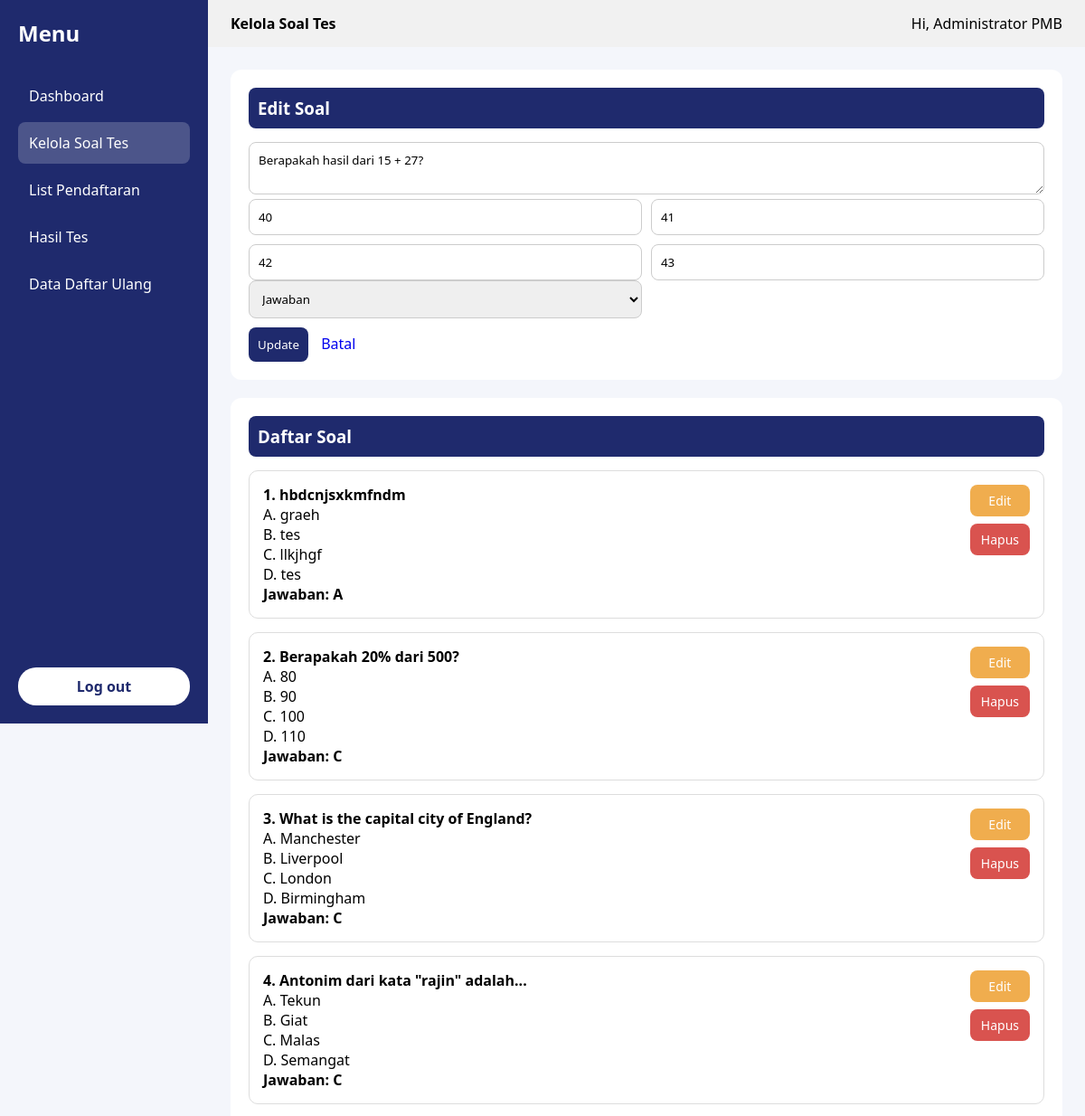
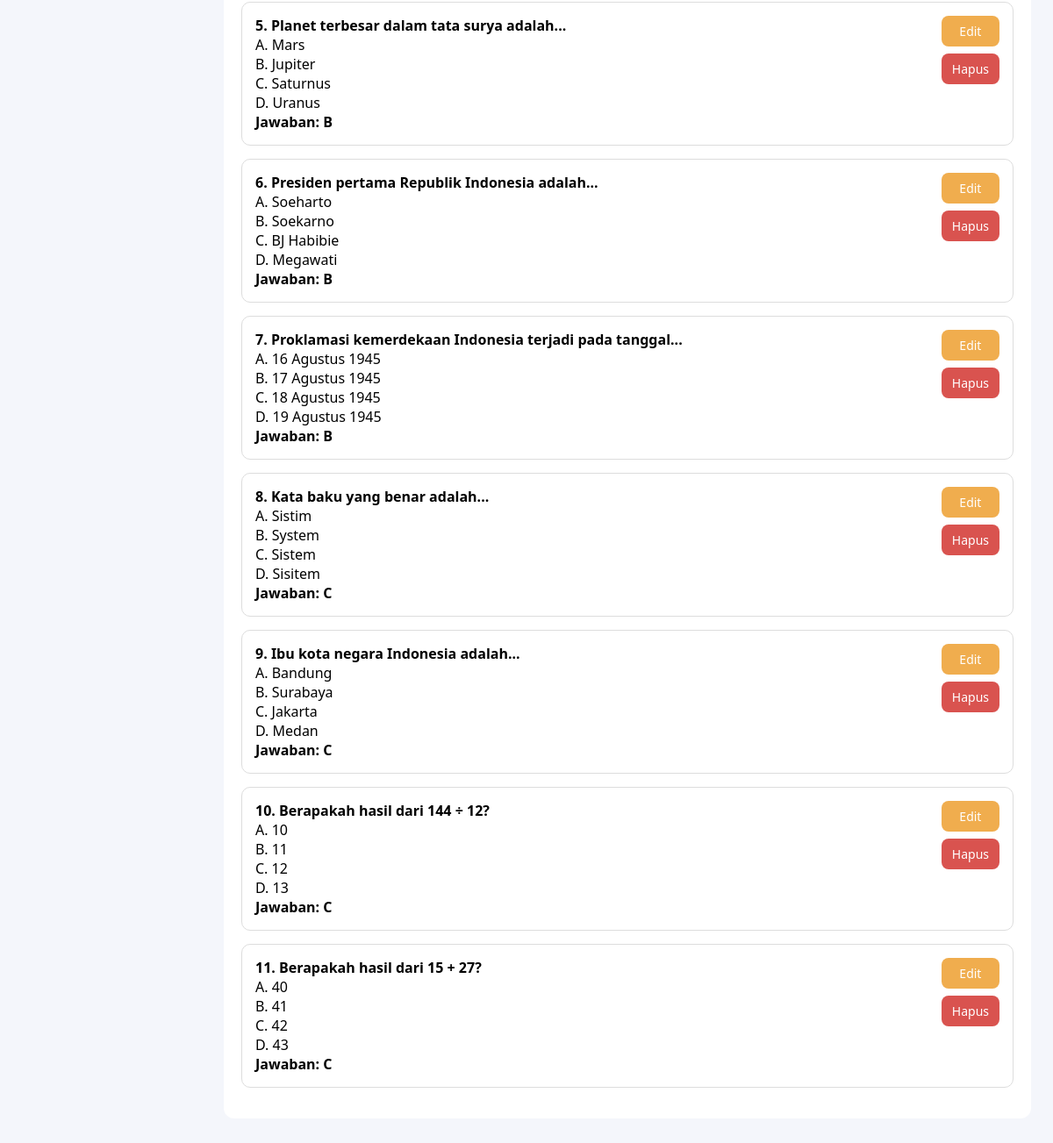
Screenshot of /admin/soal.php?edit=1 (signed in) with the database file from the repository (2 pictures, top to bottom).
### tables this page shows
CREATE TABLE `soal` (
  `id_soal` int(11) NOT NULL,
  `pertanyaan` text NOT NULL,
  `pilihan_a` varchar(255) NOT NULL,
  `pilihan_b` varchar(255) NOT NULL,
  `pilihan_c` varchar(255) NOT NULL,
  `pilihan_d` varchar(255) NOT NULL,
  `jawaban_benar` enum('A','B','C','D') NOT NULL,
  `created_at` timestamp NOT NULL DEFAULT current_timestamp()
);

### config.php (called while the page is built, shortened)
<?php
$conn = mysqli_connect(DB_HOST, DB_USER, DB_PASS, DB_NAME);
mysqli_set_charset($conn, "utf8");
function clean($data) {
    global $conn;
    $data = trim($data);
    $data = stripslashes($data);
    $data = htmlspecialchars($data);
    $data = mysqli_real_escape_string($conn, $data);
    return $data;
}
?>

### admin/soal.php (the view, shortened to what this page needs)
<?php
require_once '../config.php';
$edit = null;
if (isset($_GET['edit'])) {
    $id = clean($_GET['edit']);
    $edit = mysqli_fetch_assoc(mysqli_query($conn, "SELECT * FROM soal WHERE id_soal='$id'"));
}
$soal = mysqli_query($conn, "SELECT * FROM soal ORDER BY id_soal DESC");
$page = basename($_SERVER['PHP_SELF']);
?>
<!DOCTYPE html>
<html lang="id">
<head>
</head>
<body>
    <div class="wrapper">
        <aside class="sidebar">
            <h2>Menu</h2>
            <ul>
                <li><a href="dashboard.php">Dashboard</a></li>
                <li class="<?= $page == 'soal.php' ? 'active' : '' ?>"><a href="soal.php">Kelola Soal Tes</a></li>
                <li><a href="list_pendaftar.php">List Pendaftaran</a></li>
                <li><a href="hasil_test.php">Hasil Tes</a></li>
                <li><a href="daftar_ulang.php">Data Daftar Ulang</a></li>
            </ul>
            <a href="logout.php" class="logout">Log out</a>
        </aside>
        <main class="main">
            <header class="topbar">
                <div><strong> Kelola Soal Tes</strong></div>
                <div>Hi,
                    <?= $_SESSION['admin_name'] ?>
                </div>
            </header>
            <section class="content">
                <div class="card">
                    <h3>
                        <?= $edit ? 'Edit Soal' : 'Tambah Soal' ?>
                    </h3>
                    <form method="POST">
                        <textarea name="pertanyaan" required><?= $edit['pertanyaan'] ?? '' ?></textarea>
                        <div class="form-grid">
                            <input name="pilihan_a" placeholder="Pilihan A" required
                                value="<?= $edit['pilihan_a'] ?? '' ?>">
                            <input name="pilihan_b" placeholder="Pilihan B" required
                                value="<?= $edit['pilihan_b'] ?? '' ?>">
                            <input name="pilihan_c" placeholder="Pilihan C" required
                                value="<?= $edit['pilihan_c'] ?? '' ?>">
                            <input name="pilihan_d" placeholder="Pilihan D" required
                                value="<?= $edit['pilihan_d'] ?? '' ?>">
                        </div>
                        <div class="form-grid">
                            <select name="jawaban_benar" required>
                                <option value="">Jawaban</option>
                            </select>
                        </div>
                        <button>
                            <?= $edit ? 'Update' : 'Simpan' ?>
                        </button>
                        <?php if ($edit): ?>
                            <a href="soal.php" style="padding:10px;text-decoration:none">Batal</a>
                        <?php endif; ?>
                    </form>
                </div>
                <div class="card">
                    <h3>Daftar Soal</h3>
                    <?php $no = 1;
                    while ($r = mysqli_fetch_assoc($soal)): ?>
                        <div class="soal-item">
                            <div class="soal-row">
                                <div class="soal-content">
                                    <b>
                                        <?= $no++ ?>.
                                        <?= $r['pertanyaan'] ?>
                                    </b><br>
                                    <p>A.
                                        <?= $r['pilihan_a'] ?>
                                    </p>
                                    <p>B.
                                        <?= $r['pilihan_b'] ?>
                                    </p>
                                    <p>C.
                                        <?= $r['pilihan_c'] ?>
                                    </p>
                                    <p>D.
                                        <?= $r['pilihan_d'] ?>
                                    </p>
                                    <p><b>Jawaban:
                                            <?= strtoupper($r['jawaban_benar']) ?>
                                        </b></p>
                                </div>
                                <div class="soal-action">
                                    <a href="?edit=<?= $r['id_soal'] ?>" class="btn-warning">Edit</a>
                                    <a href="?delete=<?= $r['id_soal'] ?>" class="btn-danger"
                                        onclick="return confirm('Hapus soal ini?')">Hapus</a>
                                </div>
                            </div>
                        </div>
                    <?php endwhile; ?>
                </div>
            </section>
        </main>
    </div>
</body>
</html>

### admin/soal.php (style rules this page uses)
* { margin: 0; padding: 0; box-sizing: border-box; font-family: 'Segoe UI', sans-serif; }
body { background: #f4f6fb; }
.wrapper { min-height:100vh; }
.sidebar { position:fixed; top:0; left:0; width:230px; height:100vh; background:#1f2a6d; color:#fff; padding:20px; display:flex; flex-direction:column; }
.sidebar h2 { margin-bottom:30px; }
.sidebar ul { list-style:none; }
.sidebar ul li a { display:block; padding:12px; margin-bottom:6px; color:#fff; text-decoration:none; border-radius:8px; }
.sidebar ul li a:hover, .sidebar ul li.active a { background:#ffffff33; }
.logout { margin-top: auto; background: #fff; color: #1f2a6d; padding: 10px; border-radius: 20px; text-align: center; text-decoration: none; font-weight: bold; }
.main { margin-left:230px; min-height:100vh; display:flex; flex-direction:column; }
.topbar { background:#f1f1f1; padding:15px 25px; display:flex; justify-content:space-between; align-items:center; }
.content { flex:1; padding:25px; overflow-y:auto; }
.card { background: #fff; padding: 20px; border-radius: 12px; margin-bottom: 20px; }
.card h3 { background: #1f2a6d; color: #fff; padding: 10px; border-radius: 8px; margin-bottom: 15px; }
.form-grid { display: grid; grid-template-columns: 1fr 1fr; gap: 10px; }
input, textarea, select { width: 100%; padding: 10px; border-radius: 8px; border: 1px solid #ccc; }
textarea { grid-column: span 2; }
button { background: #1f2a6d; color: #fff; padding: 10px; border: none; border-radius: 8px; margin-top: 10px; cursor: pointer; }
.soal-item { border: 1px solid #ddd; padding: 15px; border-radius: 10px; margin-bottom: 15px; }
.soal-row { display: flex; justify-content: space-between; align-items: flex-start; gap: 15px; }
.soal-content { flex: 1; }
.soal-action { display: flex; flex-direction: column; gap: 8px; }
.btn-warning, .btn-danger { padding: 8px 12px; border-radius: 8px; text-decoration: none; color: #fff; font-size: 14px; text-align: center; }
.btn-warning { background: #f0ad4e; }
.btn-danger { background: #d9534f; }

### rows the page displays
soal: pertanyaan "Berapakah hasil dari 15 + 27?", pilihan_a "40", pilihan_b "41", pilihan_c "42", pilihan_d "43", jawaban_benar "C"
soal: pertanyaan "hbdcnjsxkmfndm", pilihan_a "graeh", pilihan_b "tes", pilihan_c "llkjhgf", pilihan_d "tes", jawaban_benar "A"
soal: pertanyaan "Berapakah 20% dari 500?", pilihan_a "80", pilihan_b "90", pilihan_c "100", pilihan_d "110", jawaban_benar "C"
soal: pertanyaan "What is the capital city of England?", pilihan_a "Manchester", pilihan_b "Liverpool", pilihan_c "London", pilihan_d "Birmingham", jawaban_benar "C"
soal: pertanyaan "Antonim dari kata \"rajin\" adalah...", pilihan_a "Tekun", pilihan_b "Giat", pilihan_c "Malas", pilihan_d "Semangat", jawaban_benar "C"
soal: pertanyaan "Planet terbesar dalam tata surya adalah...", pilihan_a "Mars", pilihan_b "Jupiter", pilihan_c "Saturnus", pilihan_d "Uranus", jawaban_benar "B"
soal: pertanyaan "Presiden pertama Republik Indonesia adalah...", pilihan_a "Soeharto", pilihan_b "Soekarno", pilihan_c "BJ Habibie", pilihan_d "Megawati", jawaban_benar "B"
soal: pertanyaan "Proklamasi kemerdekaan Indonesia terjadi pada tanggal...", pilihan_a "16 Agustus 1945", pilihan_b "17 Agustus 1945", pilihan_c "18 Agustus 1945", pilihan_d "19 Agustus 1945", jawaban_benar "B"
soal: pertanyaan "Kata baku yang benar adalah...", pilihan_a "Sistim", pilihan_b "System", pilihan_c "Sistem", pilihan_d "Sisitem", jawaban_benar "C"
soal: pertanyaan "Ibu kota negara Indonesia adalah...", pilihan_a "Bandung", pilihan_b "Surabaya", pilihan_c "Jakarta", pilihan_d "Medan", jawaban_benar "C"
soal: pertanyaan "Berapakah hasil dari 144 ÷ 12?", pilihan_a "10", pilihan_b "11", pilihan_c "12", pilihan_d "13", jawaban_benar "C"

### other values shown
$_SESSION['admin_name'] "Administrator PMB"
